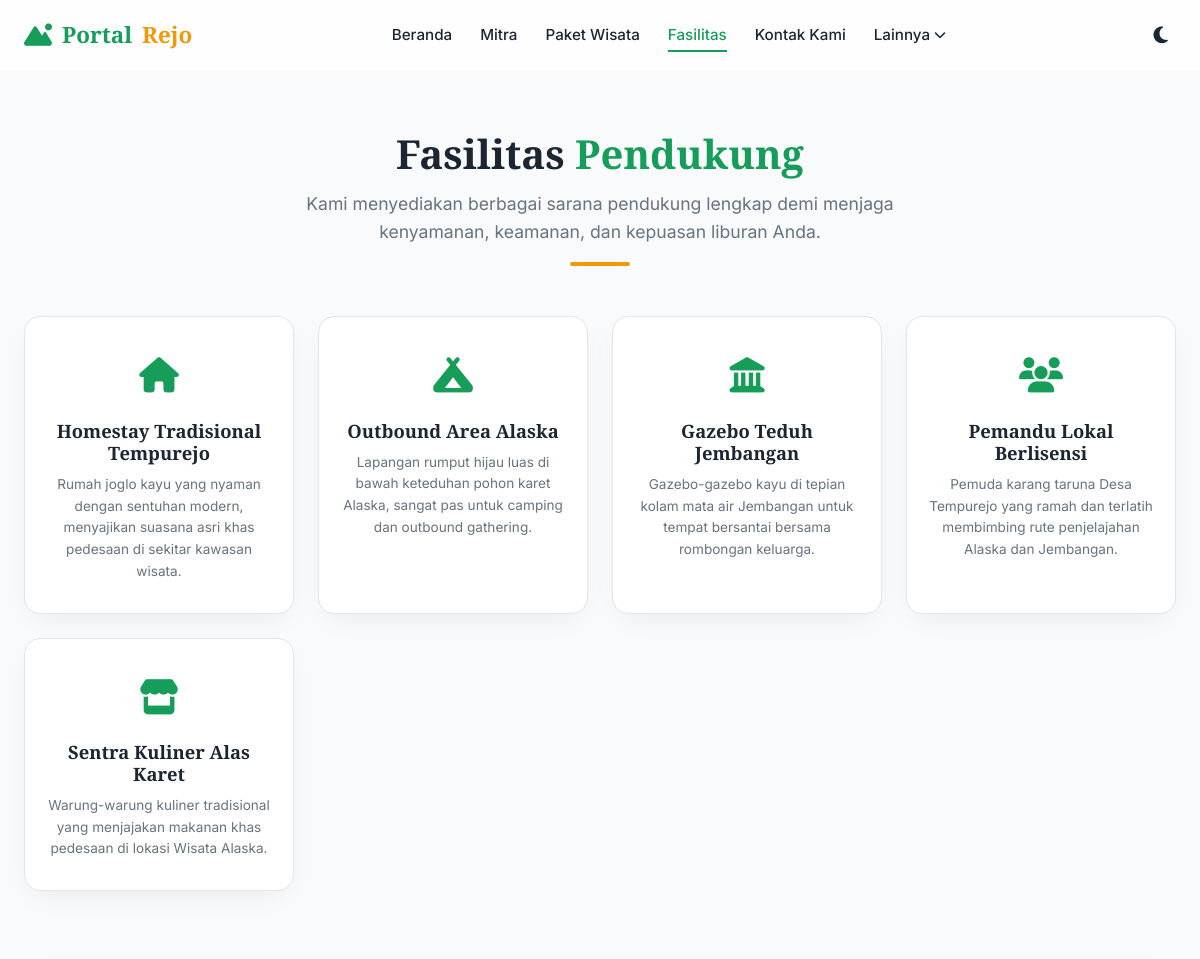
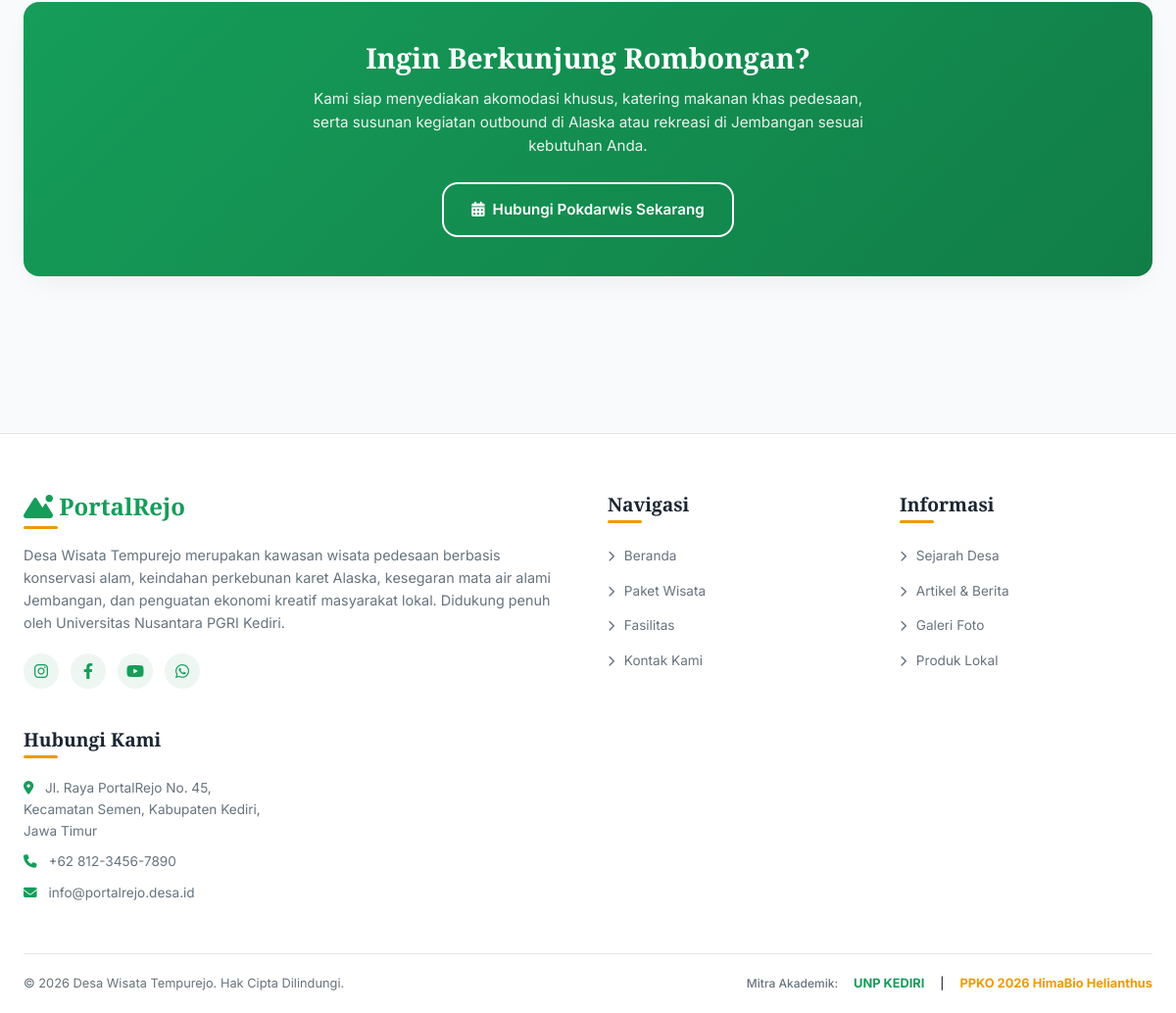
/index.php?page=fasilitas, run on the app's committed database (2 pictures, top to bottom).
### tables this page shows
CREATE TABLE IF NOT EXISTS `fasilitas` (
  `id` INT AUTO_INCREMENT PRIMARY KEY,
  `nama` VARCHAR(100) NOT NULL,
  `deskripsi` TEXT NOT NULL,
  `ikon` VARCHAR(50) NOT NULL,
  `created_at` TIMESTAMP DEFAULT CURRENT_TIMESTAMP
);

### config/db.php (called while the page is built, shortened)
<?php
$db_host = 'localhost';
$db_user = 'root';
$db_pass = '';
$db_name = 'desa_wisata_tempurejo';
$pdo = null;
$db_connected = false;
try {
    $dsn = "mysql:host=$db_host;dbname=$db_name;charset=utf8mb4";
    $options = [
        PDO::ATTR_ERRMODE            => PDO::ERRMODE_EXCEPTION,
        PDO::ATTR_DEFAULT_FETCH_MODE => PDO::FETCH_ASSOC,
        PDO::ATTR_EMULATE_PREPARES   => false,
    ];
    $pdo = new PDO($dsn, $db_user, $db_pass, $options);
    $db_connected = true;
} catch (PDOException $e) {
    $db_connected = false;
}
function get_fasilitas() {
    global $pdo, $db_connected;
    if ($db_connected) {
        try {
            $stmt = $pdo->query("SELECT * FROM fasilitas ORDER BY id ASC");
            return $stmt->fetchAll();
        } catch (PDOException $e) {
        }
    }
    return [
        [
            'id' => 1,
            'nama' => 'Homestay Tradisional Tempurejo',
            'deskripsi' => 'Rumah joglo kayu yang nyaman dengan sentuhan modern, menyajikan suasana asri khas pedesaan di sekitar kawasan wisata.',
            'ikon' => 'fa-home'
        ],
        [
            'id' => 2,
            'nama' => 'Outbound Area Alaska',
            'deskripsi' => 'Lapangan rumput hijau luas di bawah keteduhan pohon karet Alaska, sangat pas untuk camping dan outbound gathering.',
            'ikon' => 'fa-campground'
        ],
        [
            'id' => 3,
            'nama' => 'Gazebo Teduh Jembangan',
            'deskripsi' => 'Gazebo-gazebo kayu di tepian kolam mata air Jembangan untuk tempat bersantai bersama rombongan keluarga.',
            'ikon' => 'fa-landmark'
        ],
        [
            'id' => 4,
            'nama' => 'Pemandu Lokal Berlisensi',
            'deskripsi' => 'Pemuda karang taruna Desa Tempurejo yang ramah dan terlatih membimbing rute penjelajahan Alaska dan Jembangan.',
            'ikon' => 'fa-users'
        ],
        [
            'id' => 5,
            'nama' => 'Sentra Kuliner Alas Karet',
            'deskripsi' => 'Warung-warung kuliner tradisional yang menjajakan makanan khas pedesaan di lokasi Wisata Alaska.',
            'ikon' => 'fa-store'
        ]
    ];
}

### pages/fasilitas.php (the view)
<?php
$fasilitas_list = get_fasilitas();
?>
<section class="section" style="padding-top: 130px;">
    <div class="container">
        <div class="section-title">
            <h2>Fasilitas <span>Pendukung</span></h2>
            <p>Kami menyediakan berbagai sarana pendukung lengkap demi menjaga kenyamanan, keamanan, dan kepuasan liburan Anda.</p>
        </div>
        <div class="fasilitas-grid">
            <?php foreach ($fasilitas_list as $f): ?>
                <div class="fasilitas-card">
                    <div class="fasilitas-icon">
                        <i class="fas <?php echo htmlspecialchars($f['ikon']); ?>"></i>
                    </div>
                    <h3><?php echo htmlspecialchars($f['nama']); ?></h3>
                    <p><?php echo htmlspecialchars($f['deskripsi']); ?></p>
                </div>
            <?php endforeach; ?>
        </div>
        <div style="margin-top: 70px; background: linear-gradient(135deg, var(--primary), var(--primary-hover)); color: white; padding: 40px; border-radius: var(--border-radius); text-align: center; box-shadow: var(--shadow);">
            <h3 style="color: white; font-size: 1.8rem; font-family: var(--font-heading); margin-bottom: 12px; font-weight: 700;">Ingin Berkunjung Rombongan?</h3>
            <p style="opacity: 0.9; font-size: 0.95rem; max-width: 600px; margin: 0 auto 24px;">Kami siap menyediakan akomodasi khusus, katering makanan khas pedesaan, serta susunan kegiatan outbound di Alaska atau rekreasi di Jembangan sesuai kebutuhan Anda.</p>
            <a href="index.php?page=kontak" class="btn btn-outline">
                <i class="fas fa-calendar-alt"></i> Hubungi Pokdarwis Sekarang
            </a>
        </div>
    </div>
</section>

### assets/css/style.css (style rules this page uses)
:root { --primary-hue: 150; --accent-hue: 38; --primary: hsl(var(--primary-hue), 76%, 35%); --primary-hover: hsl(var(--primary-hue), 76%, 28%); --primary-light: hsl(var(--primary-hue), 30%, 95%); --accent: hsl(var(--accent-hue), 95%, 48%); --accent-hover: hsl(var(--accent-hue), 95%, 40%); --bg-light: hsl(210, 20%, 98%); --bg-card-light: hsl(0, 0%, 100%); --text-light: hsl(210, 30%, 15%); --text-muted-light: hsl(210, 10%, 45%); --border-light: hsl(210, 15%, 90%); --bg-dark: hsl(220, 30%, 8%); --bg-card-dark: hsl(220, 25%, 12%); --text-dark: hsl(210, 20%, 95%); --text-muted-dark: hsl(210, 10%, 65%); --border-dark: hsl(220, 20%, 18%); --bg: var(--bg-light); --bg-card: var(--bg-card-light); --text: var(--text-light); --text-muted: var(--text-muted-light); --border: var(--border-light); --shadow: 0 10px 30px -10px rgba(0, 0, 0, 0.08); --shadow-hover: 0 20px 40px -15px rgba(0, 0, 0, 0.15); --glass-bg: rgba(255, 255, 255, 0.75); --glass-border: rgba(255, 255, 255, 0.25); --font-heading: 'Playfair Display', serif; --font-body: 'Inter', sans-serif; --border-radius: 16px; --border-radius-sm: 8px; --transition: all 0.3s cubic-bezier(0.4, 0, 0.2, 1); }
* { margin: 0; padding: 0; box-sizing: border-box; }
html { scroll-behavior: smooth; font-size: 16px; }
body { background-color: var(--bg); color: var(--text); font-family: var(--font-body); line-height: 1.6; overflow-x: hidden; transition: background-color 0.3s ease, color 0.3s ease; }
h1, h2, h3, h4, h5, h6 { font-family: var(--font-heading); font-weight: 700; line-height: 1.2; color: var(--text); }
a { color: inherit; text-decoration: none; transition: var(--transition); }
.container { width: 100%; max-width: 1200px; margin: 0 auto; padding: 0 24px; }
.section { padding: 80px 0; }
.section-title { text-align: center; margin-bottom: 50px; position: relative; }
.section-title h2 { font-size: 2.5rem; margin-bottom: 12px; }
.section-title h2 span { color: var(--primary); }
.section-title p { color: var(--text-muted); font-size: 1.1rem; max-width: 600px; margin: 0 auto; }
.section-title::after { content: ''; display: block; width: 60px; height: 4px; background: var(--accent); margin: 16px auto 0; border-radius: 2px; }
.btn { display: inline-flex; align-items: center; gap: 8px; padding: 14px 28px; border-radius: var(--border-radius); font-weight: 600; font-size: 0.95rem; cursor: pointer; border: none; transition: var(--transition); }
.btn-outline { background-color: transparent; color: white; border: 2px solid white; }
.fasilitas-grid { display: grid; grid-template-columns: repeat(auto-fit, minmax(220px, 1fr)); gap: 24px; }
.fasilitas-card { background-color: var(--bg-card); border: 1px solid var(--border); border-radius: var(--border-radius); padding: 30px 20px; text-align: center; box-shadow: var(--shadow); transition: var(--transition); }
.fasilitas-icon { font-size: 2.2rem; color: var(--primary); margin-bottom: 16px; }
.fasilitas-card h3 { font-size: 1.15rem; margin-bottom: 10px; }
.fasilitas-card p { font-size: 0.85rem; color: var(--text-muted); }

### data on the page
fasilitas: nama "Homestay Tradisional Tempurejo", deskripsi "Rumah joglo kayu yang nyaman dengan sentuhan modern, menyajikan suasana asri khas pedesaan di sekitar kawasan wisata."
fasilitas: nama "Outbound Area Alaska", deskripsi "Lapangan rumput hijau luas di bawah keteduhan pohon karet Alaska, sangat pas untuk camping dan outbound gathering."
fasilitas: nama "Gazebo Teduh Jembangan", deskripsi "Gazebo-gazebo kayu di tepian kolam mata air Jembangan untuk tempat bersantai bersama rombongan keluarga."
fasilitas: nama "Pemandu Lokal Berlisensi", deskripsi "Pemuda karang taruna Desa Tempurejo yang ramah dan terlatih membimbing rute penjelajahan Alaska dan Jembangan."
fasilitas: nama "Sentra Kuliner Alas Karet", deskripsi "Warung-warung kuliner tradisional yang menjajakan makanan khas pedesaan di lokasi Wisata Alaska."
